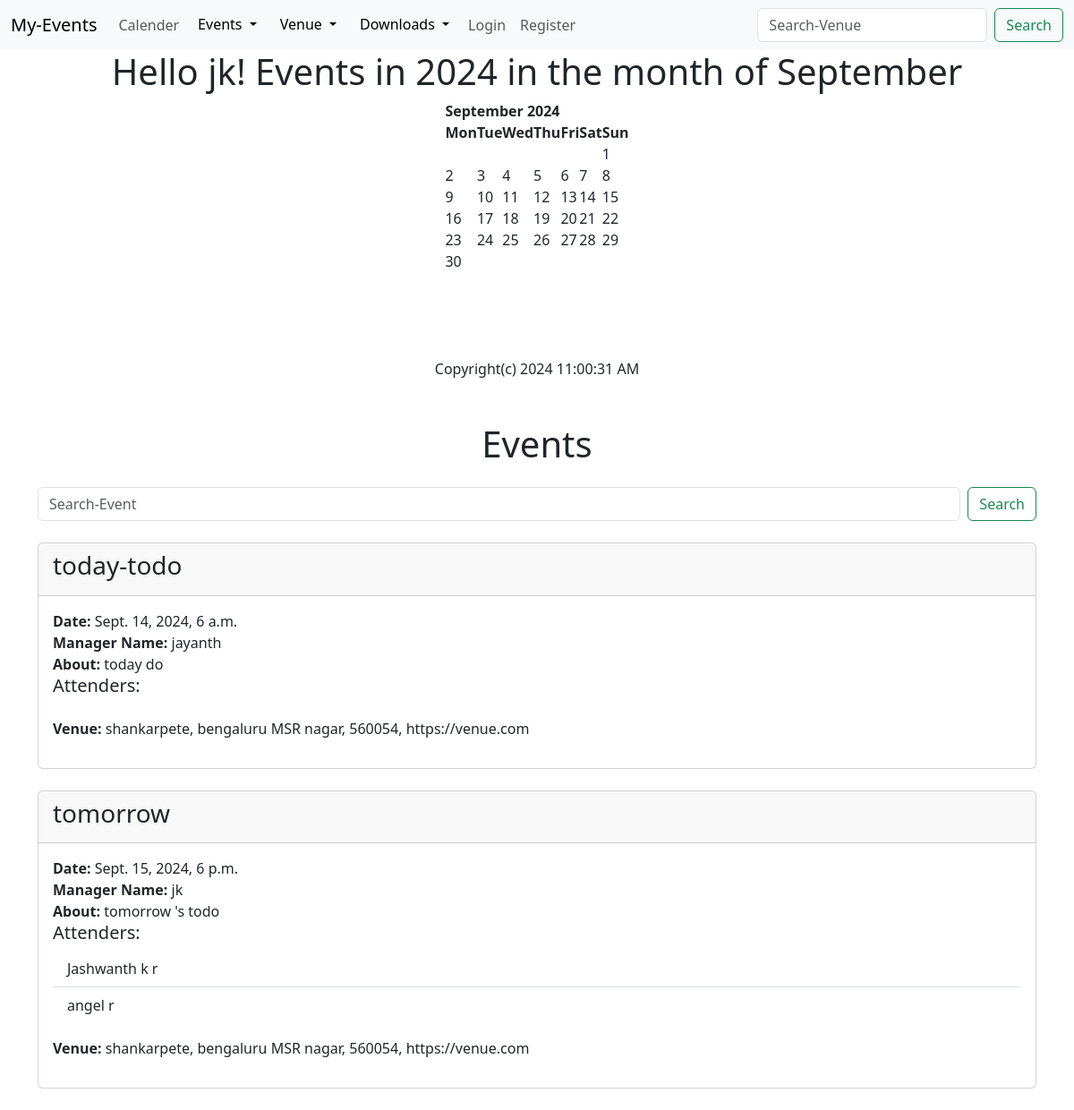
The page / on the database its author committed.
### events/models.py (models this page shows, shortened)
class Event(models.Model):
    name = models.CharField('Event name', max_length=100)
    event_date = models.DateTimeField('Event date')
    venue = models.ForeignKey(Venue, blank=True, null=True, on_delete=models.CASCADE)
    manager = models.ForeignKey(User, blank=True, null=True, on_delete=models.SET_NULL)
    description = models.TextField(blank=True)
    attendees = models.ManyToManyField(Attenders, blank=True)
    approval =  models.BooleanField("Approved",default=False,)
    def __str__(self):
        return self.name

class Venue(models.Model):
    name = models.CharField('Venue name',max_length= 100)
    address = models.CharField(max_length=300)
    zip_code = models.CharField('zip code',max_length= 100)
    web = models.URLField('website address')
    email_address = models.EmailField('Email')
    owner = models.IntegerField("venue owner",blank=False,default=1)
    image = models.ImageField("image",null=True,blank=True,upload_to="images/")

class Attenders(models.Model):
    first_name = models.CharField('first name',max_length= 100)
    last_name = models.CharField('last name',max_length= 100)
    useremail = models.EmailField('userEmail')
    def __str__(self):
        return self.first_name+' '+self.last_name

### events/views.py (the view)
# urls.py: 2. Add a URL to urlpatterns:  path('', views.home, name='home')
def home(req, year=datetime.now().year, month=datetime.now().strftime('%B')):
    name = "jk"
    month = month.title()  # Capitalizing the month name
    try:
        month_num = list(calendar.month_name).index(month)  # Get the month number
    except ValueError:
        month_num = 1  # Default to January if invalid month name is given
    cal = HTMLCalendar().formatmonth(year, month_num)  # Get the calendar for the given year and month
    now = datetime.now()  # Get the current datetime
    current_year = now.year
    time = now.strftime('%I:%M:%S %p')  # Format time as a 12-hour clock with AM/PM
    event_list = Event.objects.filter(event_date__year = year,event_date__month = month_num)
    return render(req, "events/home.html", {
        "name": name,
        "year": year,
        "month": month,
        "cal": cal,
        "current_year": current_year,
        "time": time,
        'events':event_list,
    })

### events/templates/events/home.html (shortened to what this page needs)
{% extends 'events/base.html' %}
{% block content %}
  <center>
    <h1>Hello {{ name }}! Events in {{ year }} in the month of {{ month }}</h1>
    {{ cal|safe }}
    <br /><br /><br /><br />
    Copyright(c) {{ current_year }} {{ time }}
  </center>
  <div class="container mt-5">
    <h1 class="text-center mb-4">Events</h1>
    <form class="d-flex" role="search" method="POST" action="{% url 'searchEvent' %}">
      <input class="form-control me-2" type="search" placeholder="Search-Event" aria-label="Search" name="search">
      <button class="btn btn-outline-success" type="submit">Search</button>
    </form>
    <br>
    {% for event in events %}
    <div class="card mb-4">
      <div class="card-header">
        <h3>{{ event }}</h3>
      </div>
      <div class="card-body">
        <ul class="list-unstyled">
          <li><strong>Date:</strong> {{ event.event_date }}</li>
          <li><strong>Manager Name:</strong> {{ event.manager }}</li>
          <li><strong>About:</strong> {{ event.description }}</li>
          <li>
            <h5>Attenders:</h5>
            <ul class="list-group list-group-flush">
              {% for attend in event.attendees.all %}
              <li class="list-group-item">{{ attend }}</li>
              {% endfor %}
            </ul>
          </li>
          <li class="mt-3"><strong>Venue:</strong> {{ event.venue.name }}, {{ event.venue.address }}, {{ event.venue.zip_code }}, {{ event.venue.web }}</li>
        </ul>
      </div>
    </div>
    {% endfor %}
  </div>
{% endblock %}

### rows shown on the page
Event: name "today-todo", event_date "Sept. 14, 2024, 6 a.m.", manager "jayanth", description "today do", venue.name "shankarpete", venue.address "bengaluru MSR nagar", venue.zip_code "560054", venue.web "https://venue.com"
Event: name "tomorrow", event_date "Sept. 15, 2024, 6 p.m.", manager "jk", description "tomorrow 's todo", venue.name "shankarpete", venue.address "bengaluru MSR nagar", venue.zip_code "560054", venue.web "https://venue.com"
Attenders: first_name+last_name "Jashwanth k r"
Attenders: first_name+last_name "angel r"

### other values the page prints
{{ name }} "jk"
{{ month }} "September"
{{ cal|safe }} "September 2024 Mon Tue Wed Thu Fri Sat Sun 1 2 3 4 5 6 7 8 9 10 11 12 13 14 15 16 17 18 19 20 21 22 23 24 25 26 27 28 29 30"
